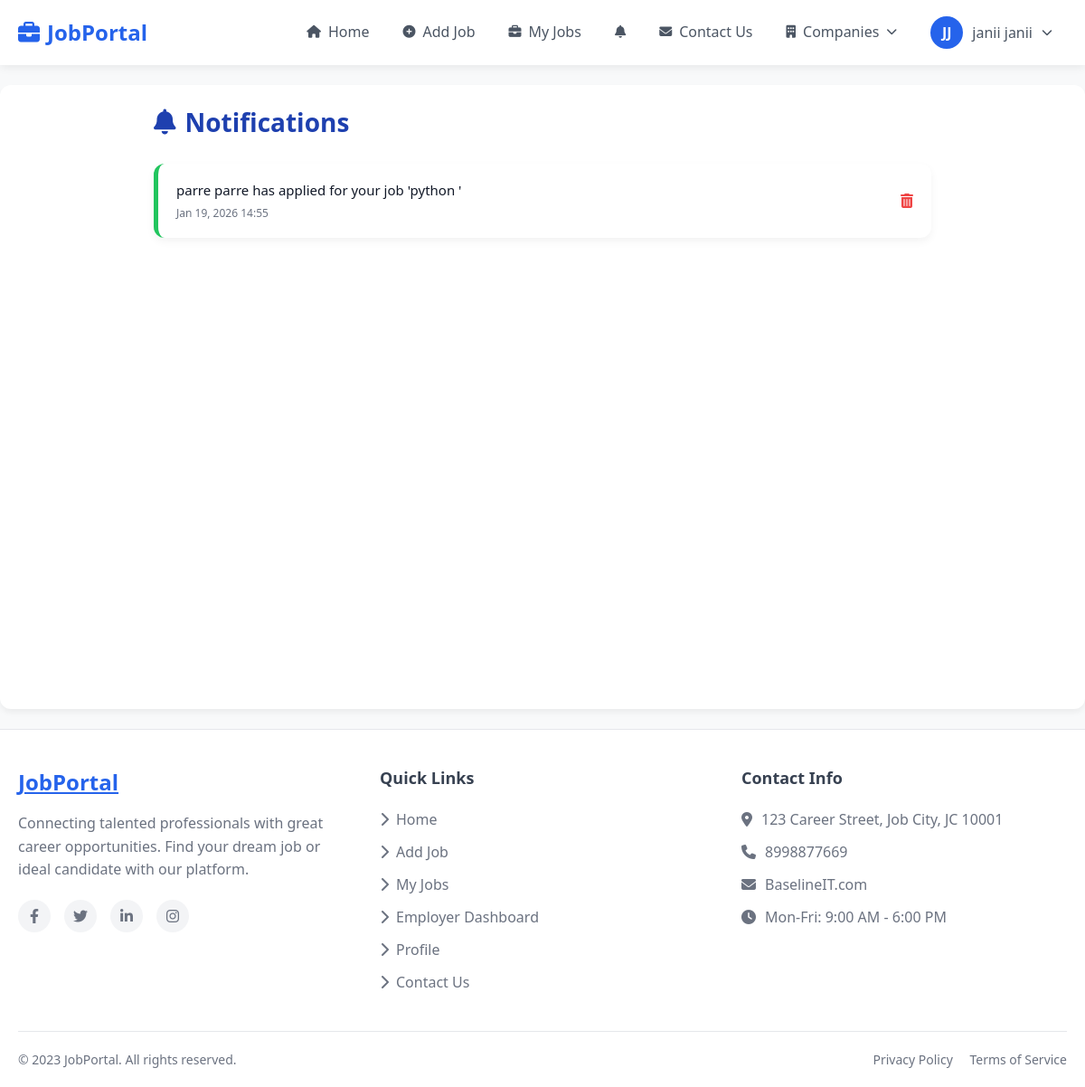
/applications/notifications/ (signed in), run on the app's committed database.
### accounts/models.py (models this page shows)
class User(AbstractUser):
    ROLE_CHOICES = (
        ('admin', 'Admin'),
        ('jobseeker', 'Job Seeker'),
        ('employer', 'Employer'),
    )
    email = models.EmailField(unique=True)
    phone = models.CharField(max_length=15)
    role = models.CharField(max_length=20, choices=ROLE_CHOICES)
    is_email_verified = models.BooleanField(default=False)
    otp = models.CharField(max_length=6, blank=True, null=True)
    profile_image = models.ImageField(
        upload_to='profile_images/',
        blank=True,
        null=True
    )
    USERNAME_FIELD = 'email'
    REQUIRED_FIELDS = ['username']

### applications/models.py (models this page shows, shortened)
class Notification(models.Model):
    user = models.ForeignKey(settings.AUTH_USER_MODEL, on_delete=models.CASCADE)  # <-- change here
    message = models.TextField()
    is_read = models.BooleanField(default=False)
    created_at = models.DateTimeField(auto_now_add=True)

### accounts/decorators.py (the view, shortened to what this page needs)
        def wrapper(request, *args, **kwargs):
            auth_header = request.headers.get('Authorization')
            if request.user.is_authenticated:
                if request.user.is_superuser or request.user.is_staff:
                    return view_func(request, *args, **kwargs)
                if allowed_roles and request.user.role not in allowed_roles:
                    return HttpResponseForbidden("You are not authorized")
                return view_func(request, *args, **kwargs)
            if request.headers.get('Accept') == 'application/json':
                return JsonResponse({'error': 'Authentication required'}, status=401)
            return redirect('/accounts/login/')

### applications/context_processors.py (called while the page is built)
def navbar_context(request):
    if request.user.is_authenticated and request.user.role == 'employer':
        notif_count = Notification.objects.filter(user=request.user, is_read=False).count()
    else:
        notif_count = 0
    return {'notif_count': notif_count}

### applications/views.py (called while the page is built)
@hybrid_auth_required(['employer'])
def notifications(request):
    employer_notifications = Notification.objects.filter(user=request.user).order_by('-created_at')
    unread_notifications = employer_notifications.filter(is_read=False)
    unread_notifications.update(is_read=True)
    return render(request, 'applications/notifications.html', {
        'employer_notifications': employer_notifications
    })

### templates/applications/notifications.html (shortened to what this page needs)
{% extends 'base.html' %}
{% block content %}
<div class="notification-wrapper">
    <h2 class="notification-title">
        <i class="fas fa-bell"></i> Notifications
    </h2>
    {% if employer_notifications %}
        {% for notification in employer_notifications %}
        <div class="notification-card {% if not notification.is_read %}unread{% else %}read{% endif %}">
            <div>
                <div class="notification-message">
                    {{ notification.message }}
                </div>
                <div class="notification-time">
                    {{ notification.created_at|date:"M d, Y H:i" }}
                </div>
            </div>
            <div class="notification-actions">
                <a href="{% url 'delete_notification' notification.id %}"
                   class="delete-btn"
                   onclick="return confirm('Are you sure you want to delete this notification?');">
                    <i class="fas fa-trash-alt"></i>
                </a>
            </div>
        </div>
        {% endfor %}
    {% else %}
        <div class="empty-notification">
            <i class="fas fa-inbox fa-2x"></i>
            <p class="mt-3">You have no notifications.</p>
        </div>
    {% endif %}
</div>
{% endblock %}

### templates/base.html (shortened to what this page needs)
<!DOCTYPE html>
<html lang="en">
<head>
    <link rel="stylesheet" href="https://cdnjs.cloudflare.com/ajax/libs/font-awesome/6.4.0/css/all.min.css">
</head>
<body class="{% if user.is_authenticated and user.is_superuser %}admin-logged-in{% endif %}">
    {% if not user.is_authenticated or not user.is_superuser %}
    <nav class="navbar">
        <div class="nav-container">
            <a href="/" class="logo">
                <i class="fas fa-briefcase logo-icon"></i>
                <span>JobPortal</span>
            </a>
            <ul class="nav-menu" id="navMenu">
                <li class="nav-item">
                    <a href="/" class="nav-link">
                        <i class="fas fa-home"></i>
                        <span>Home</span>
                    </a>
                </li>
                {% if user.is_authenticated %}
                    {% if user.role == 'job_seeker' %}
                    <li class="nav-item">
                        <a href="/applications/status/" class="nav-link">
                            <i class="fas fa-clipboard-check"></i>
                            <span>Applied Jobs</span>
                        </a>
                    </li>
                    <li class="nav-item">
                        <a href="/aboutus/" class="nav-link">
                            <i class="fas fa-info-circle"></i>
                            <span>About Us</span>
                        </a>
                    </li>
                    {% elif user.role == 'employer' %}
                    <li class="nav-item">
                        <a href="/jobs/post/" class="nav-link">
                            <i class="fas fa-plus-circle"></i>
                            <span>Add Job</span>
                        </a>
                    </li>
                    <li class="nav-item">
                        <a href="/jobs/my_jobs/" class="nav-link">
                            <i class="fas fa-briefcase"></i>
                            <span>My Jobs</span>
                        </a>
                    </li>
                    {% endif %}
                    {% if user.role == 'employer' %}
                    <li class="nav-item">
                        <a href="/applications/notifications/" class="nav-link" title="Notifications">
                            <i class="fas fa-bell"></i>
                        </a>
                    </li>
                    {% endif %}
                {% endif %}
                {% if user.is_authenticated %}
                <li class="nav-item">
                    <a href="/applications/contactus/" class="nav-link">
                        <i class="fas fa-envelope"></i>
                        <span>Contact Us</span>
                    </a>
                </li>
                {% endif %}
                <li class="nav-item user-dropdown">
                <a href="#" class="nav-link">
                    <i class="fas fa-building"></i>
                    <span>Companies</span>
                    <i class="fas fa-chevron-down" style="font-size:12px;"></i>
                </a>
            </li>
                {% if user.is_authenticated %}
                <li class="nav-item user-dropdown">
                    <div class="user-toggle">
                        <div class="user-avatar">
                            {{ user.first_name|first|upper }}{{ user.last_name|first|upper }}
                        </div>
                        <span>{{ user.first_name }} {{ user.last_name }}</span>
                        <i class="fas fa-chevron-down" style="font-size: 12px;"></i>
                    </div>
                </li>
                {% endif %}
            </ul>
        </div>
    </nav>
    {% endif %}
    <div class="container mt-4">
        {% block content %}{% endblock %}
    </div>
    <footer class="footer">
        <div class="footer-container">
            <div class="footer-content">
                <div class="footer-section">
                    <a href="/" class="footer-logo">JobPortal</a>
                    <p class="footer-about">
                        Connecting talented professionals with great career opportunities.
                        Find your dream job or ideal candidate with our platform.
                    </p>
                    <div class="social-icons">
                        <a href="#" class="social-icon">
                            <i class="fab fa-facebook-f"></i>
                        </a>
                        <a href="#" class="social-icon">
                            <i class="fab fa-twitter"></i>
                        </a>
                        <a href="#" class="social-icon">
                            <i class="fab fa-linkedin-in"></i>
                        </a>
                        <a href="#" class="social-icon">
                            <i class="fab fa-instagram"></i>
                        </a>
                    </div>
                </div>
                <div class="footer-section">
                    <h3 class="footer-heading">Quick Links</h3>
                    <ul class="footer-links">
                        <li><a href="/"><i class="fas fa-chevron-right"></i> Home</a></li>
                        {% if user.is_authenticated %}
                            {% if user.is_superuser %}
                            <li><a href="/admin/dashboard/"><i class="fas fa-chevron-right"></i> Admin Dashboard</a></li>
                            <li><a href="/jobs/list/"><i class="fas fa-chevron-right"></i> Search Jobs</a></li>
                            <li><a href="/applications/status/"><i class="fas fa-chevron-right"></i> Applied Jobs</a></li>
                            <li><a href="/jobs/post/"><i class="fas fa-chevron-right"></i> Add Job</a></li>
                            <li><a href="/jobs/my_jobs/"><i class="fas fa-chevron-right"></i> My Jobs</a></li>
                            <li><a href="/admin/accounts/user/"><i class="fas fa-chevron-right"></i> Manage Users</a></li>
                            {% else %}
                                {% if user.role == 'job_seeker' or not user.role %}
                                <li><a href="/applications/status/"><i class="fas fa-chevron-right"></i> Applied Jobs</a></li>
                                <li><a href="/aboutus/"><i class="fas fa-chevron-right"></i> About Us</a></li>
                                <li><a href="/seeker/dashboard/"><i class="fas fa-chevron-right"></i> Job Seeker Dashboard</a></li>
                                {% elif user.role == 'employer' %}
                                <li><a href="/jobs/post/"><i class="fas fa-chevron-right"></i> Add Job</a></li>
                                <li><a href="/jobs/my_jobs/"><i class="fas fa-chevron-right"></i> My Jobs</a></li>
                                <li><a href="/"><i class="fas fa-chevron-right"></i> Employer Dashboard</a></li>
                                {% endif %}
                            {% endif %}
                            <li><a href="/accounts/profile/"><i class="fas fa-chevron-right"></i> Profile</a></li>
                            <li><a href="/applications/contactus/"><i class="fas fa-chevron-right"></i> Contact Us</a></li>
                        {% endif %}
                    </ul>
                </div>
                <div class="footer-section">
                    <h3 class="footer-heading">Contact Info</h3>
                    <div class="footer-contact">
                        <p><i class="fas fa-map-marker-alt"></i> 123 Career Street, Job City, JC 10001</p>
                        <p><i class="fas fa-phone"></i> 8998877669</p>
                        <p><i class="fas fa-envelope"></i> BaselineIT.com</p>
                        <p><i class="fas fa-clock"></i> Mon-Fri: 9:00 AM - 6:00 PM</p>
                    </div>
                </div>
            </div>
            <div class="footer-bottom">
                <p>&copy; 2023 JobPortal. All rights reserved.</p>
                <div>
                    <a href="#" style="color: #6b7280; margin-right: 15px; text-decoration: none;">Privacy Policy</a>
                    <a href="#" style="color: #6b7280; text-decoration: none;">Terms of Service</a>
                </div>
            </div>
        </div>
    </footer>
</body>
</html>

### templates/base.html (style rules this page uses)
* { margin: 0; padding: 0; box-sizing: border-box; font-family: 'Segoe UI', Tahoma, Geneva, Verdana, sans-serif; }
body { background-color: #f8f9fa; color: #333; min-height: 100vh; line-height: 1.5; }
.navbar { background-color: white; box-shadow: 0 2px 10px rgba(0, 0, 0, 0.08); padding: 0; position: sticky; top: 0; z-index: 1000; width: 100%; }
.nav-container { max-width: 100%; margin: 0 auto; padding: 0 20px; display: flex; align-items: center; justify-content: space-between; }
.logo { font-weight: 700; font-size: 24px; color: #2563eb; text-decoration: none; display: flex; align-items: center; gap: 8px; padding: 18px 0; }
.logo-icon { color: #2563eb; }
.nav-menu { display: flex; list-style: none; align-items: center; gap: 5px; margin-left: auto; transition: all 0.3s ease; }
.nav-item { position: relative; }
.nav-link { color: #4b5563; text-decoration: none; padding: 20px 16px; display: flex; align-items: center; gap: 8px; font-weight: 500; transition: all 0.3s ease; border-bottom: 3px solid transparent; white-space: nowrap; }
.nav-link i { font-size: 14px; }
.user-dropdown { position: relative; }
.user-toggle { display: flex; align-items: center; gap: 10px; padding: 16px; cursor: pointer; color: #4b5563; font-weight: 500; }
.user-avatar { width: 36px; height: 36px; border-radius: 50%; background-color: #2563eb; color: white; display: flex; align-items: center; justify-content: center; font-weight: 600; }
.container.mt-4 { padding: 0px; background-color: white; border-radius: 12px; box-shadow: 0 4px 6px rgba(0, 0, 0, 0.05); margin: 20px; min-height: calc(100vh - 110px); transition: all 0.3s ease; width: calc(100% - 240px); margin-left: 240px; margin-top: 0; }
body:not(.admin-logged-in) .container.mt-4 { width: 100%; margin-left: 0; max-width: 1328px; margin: 22px auto; }
.footer { background-color: white; border-top: 1px solid #e5e7eb; margin-top: auto; padding: 40px 0 20px; width: 100%; }
.footer-container { max-width: 100%; margin: 0 auto; padding: 0 20px; }
.footer-content { display: flex; flex-wrap: wrap; justify-content: space-between; gap: 40px; margin-bottom: 30px; }
.footer-section { flex: 1; min-width: 250px; }
.footer-logo { font-weight: 700; font-size: 24px; color: #2563eb; margin-bottom: 15px; display: block; }
.footer-about { color: #6b7280; line-height: 1.6; margin-bottom: 20px; }
.footer-heading { font-weight: 600; font-size: 18px; color: #374151; margin-bottom: 20px; }
.footer-links { list-style: none; }
.footer-links li { margin-bottom: 12px; }
.footer-links a { color: #6b7280; text-decoration: none; display: flex; align-items: center; gap: 8px; transition: color 0.2s ease; }
.footer-contact p { color: #6b7280; margin-bottom: 12px; display: flex; align-items: center; gap: 10px; }
.footer-bottom { border-top: 1px solid #e5e7eb; padding-top: 20px; display: flex; flex-wrap: wrap; justify-content: space-between; align-items: center; color: #6b7280; font-size: 14px; }
.social-icons { display: flex; gap: 15px; }
.social-icon { width: 36px; height: 36px; border-radius: 50%; background-color: #f3f4f6; display: flex; align-items: center; justify-content: center; color: #6b7280; text-decoration: none; transition: all 0.3s ease; }
@media (max-width: 1200px) { .container.mt-4 { width: calc(100% - 220px); margin-left: 220px; } }
body { caret-color: transparent; }

### templates/applications/notifications.html (style rules this page uses)
.notification-wrapper { max-width: 900px; margin: auto; padding: 20px; }
.notification-title { font-size: 28px; font-weight: 600; margin-bottom: 25px; color: #1e40af; display: flex; align-items: center; gap: 10px; }
.notification-card { display: flex; justify-content: space-between; align-items: center; padding: 18px 20px; border-radius: 12px; margin-bottom: 15px; transition: all 0.3s ease; box-shadow: 0 4px 10px rgba(0,0,0,0.05); }
.notification-card.read { background-color: #ffffff; border-left: 5px solid #22c55e; }
.notification-message { font-size: 15px; color: #111827; font-weight: 500; }
.notification-time { font-size: 12px; color: #6b7280; margin-top: 5px; }
.notification-actions { display: flex; align-items: center; gap: 15px; }
.delete-btn { color: #ef4444; font-size: 16px; transition: 0.2s; }

### data on the page
User: first_name|first "J", last_name|first "J", first_name "janii", last_name "janii"
Notification: message "parre parre has applied for your job 'python '", created_at "Jan 19, 2026 14:55"
